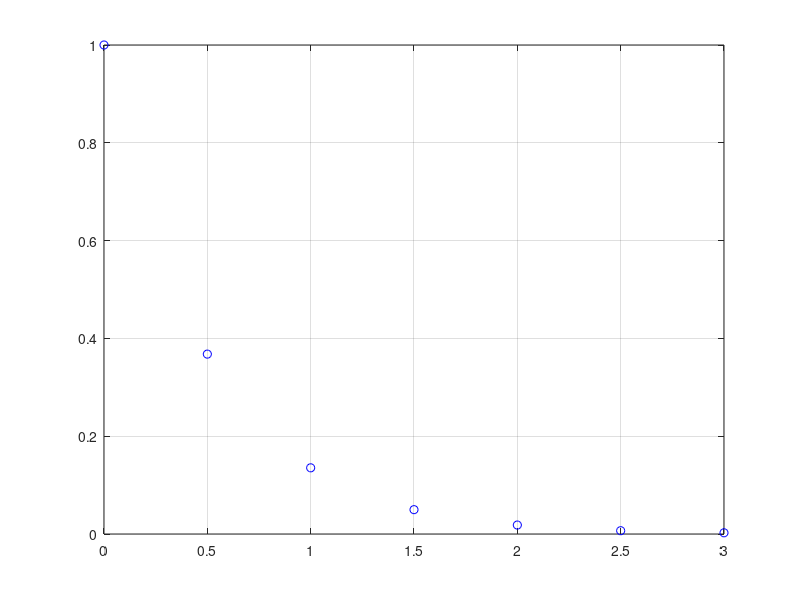

This chart was generated by the following MATLAB code:
function int_02

    w = 2;

    t0 = 0;
    tf = 6/w;

    n_intervalos = 6;
    dim = n_intervalos + 1;

    dt = (tf-t0)/6;

    %Funcion sin integrar
    
    for j=1 : dim
        t(j) = t0 + (j-1) * dt;
        y(j) = e ^ (-w * t(j));
    endfor

    figure(1)
    plot(t, y, 'ob')
    grid on

    %Valor integral definida

    ITrap = 0;

    for i=1 : dim-1
        ITrap = ITrap + dt * ((y(i+1) - y(i))/2);
    endfor

end